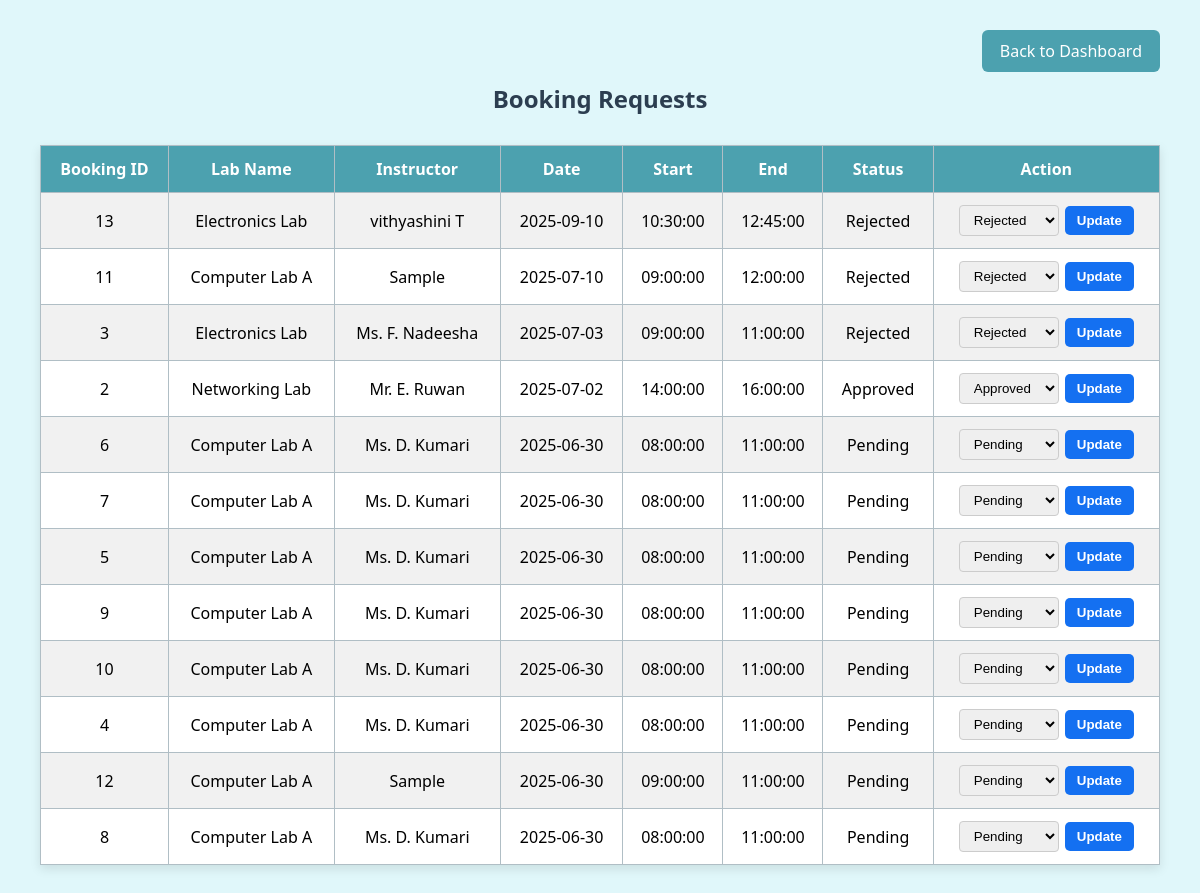
Screenshot of /booking_requests.php (signed in) with the database file from the repository.
### tables this page shows
CREATE TABLE `lab_booking` (
  `Booking_ID` int(11) NOT NULL,
  `Instruc_ID` varchar(10) DEFAULT NULL,
  `Lab_ID` varchar(10) DEFAULT NULL,
  `Usage_date` date DEFAULT NULL,
  `Start_time` time DEFAULT NULL,
  `End_time` time DEFAULT NULL,
  `Status` enum('Pending','Approved','Rejected') DEFAULT 'Pending',
  `notified` tinyint(1) DEFAULT 0
);

CREATE TABLE `laboratory` (
  `Lab_ID` varchar(10) NOT NULL,
  `Lab_name` varchar(50) DEFAULT NULL,
  `Capacity` int(11) DEFAULT NULL,
  `Availability` varchar(20) DEFAULT NULL,
  `TO_ID` varchar(10) DEFAULT NULL
);

CREATE TABLE `instructor` (
  `Instruc_ID` varchar(10) NOT NULL,
  `Instruc_name` varchar(50) DEFAULT NULL,
  `Instruc_Email` varchar(50) DEFAULT NULL,
  `Department` varchar(50) DEFAULT NULL,
  `TO_ID` varchar(10) DEFAULT NULL,
  `Lecturer_ID` varchar(10) DEFAULT NULL,
  `Subject_ID` varchar(10) DEFAULT NULL
);

### booking_requests.php (the view, shortened to what this page needs)
<?php
include 'db.php';
$sql = "
SELECT b.Booking_ID, b.Usage_date, b.Start_time, b.End_time, b.Status,
       i.Instruc_name, l.Lab_name
FROM lab_booking b
JOIN instructor i ON b.Instruc_ID = i.Instruc_ID
JOIN laboratory l ON b.Lab_ID = l.Lab_ID
ORDER BY b.Usage_date DESC
";
$bookings = $conn->query($sql);
?>
<!DOCTYPE html>
<html>
<head>
</head>
<body>
    <div class="top-actions">
        <a href="labto_dashboard.php">Back to Dashboard</a>
    </div>
    <h2>Booking Requests</h2>
    <table>
        <tr>
            <th>Booking ID</th>
            <th>Lab Name</th>
            <th>Instructor</th>
            <th>Date</th>
            <th>Start</th>
            <th>End</th>
            <th>Status</th>
            <th>Action</th>
        </tr>
        <?php while ($row = $bookings->fetch_assoc()): ?>
        <tr>
            <td><?= $row['Booking_ID'] ?></td>
            <td><?= htmlspecialchars($row['Lab_name']) ?></td>
            <td><?= htmlspecialchars($row['Instruc_name']) ?></td>
            <td><?= $row['Usage_date'] ?></td>
            <td><?= $row['Start_time'] ?></td>
            <td><?= $row['End_time'] ?></td>
            <td><?= $row['Status'] ?></td>
            <td>
                <form method="post">
                    <select name="status">
                        <option value="Pending" <?= $row['Status'] === 'Pending' ? 'selected' : '' ?>>Pending</option>
                        <option value="Approved" <?= $row['Status'] === 'Approved' ? 'selected' : '' ?>>Approved</option>
                        <option value="Rejected" <?= $row['Status'] === 'Rejected' ? 'selected' : '' ?>>Rejected</option>
                    </select>
                    <button type="submit">Update</button>
                </form>
            </td>
        </tr>
        <?php endwhile; ?>
    </table>
</body>
</html>

### booking_requests.php (style rules this page uses)
body { font-family: 'Segoe UI', sans-serif; background-color: #e0f7fa; padding: 40px; margin: 0; }
.top-actions { text-align: right; margin-bottom: 20px; }
.top-actions a { background-color: #4ca1af; color: white; padding: 10px 18px; text-decoration: none; border-radius: 6px; }
h2 { text-align: center; margin-bottom: 30px; color: #2c3e50; }
table { width: 100%; border-collapse: collapse; background-color: #ffffff; box-shadow: 0 4px 10px rgba(0,0,0,0.1); }
th, td { padding: 12px; border: 1px solid #b0bec5; text-align: center; }
th { background-color: #4ca1af; color: white; }
tr:nth-child(even) { background-color: #f1f1f1; }
form { display: flex; justify-content: center; align-items: center; }
select { padding: 6px 10px; border-radius: 4px; border: 1px solid #ccc; }
button { background-color: rgb(20, 112, 241); color: white; font-weight: bold; border: none; padding: 7px 12px; margin-left: 6px; border-radius: 5px; cursor: pointer; }

### rows the page displays
lab_booking: Booking_ID "13", Lab_ID.Lab_name "Electronics Lab", Instruc_ID.Instruc_name "vithyashini T", Usage_date "2025-09-10", Start_time "10:30:00", End_time "12:45:00", Status "Rejected", status "Rejected"
lab_booking: Booking_ID "11", Lab_ID.Lab_name "Computer Lab A", Instruc_ID.Instruc_name "Sample", Usage_date "2025-07-10", Start_time "09:00:00", End_time "12:00:00", Status "Rejected", status "Rejected"
lab_booking: Booking_ID "3", Lab_ID.Lab_name "Electronics Lab", Instruc_ID.Instruc_name "Ms. F. Nadeesha", Usage_date "2025-07-03", Start_time "09:00:00", End_time "11:00:00", Status "Rejected", status "Rejected"
lab_booking: Booking_ID "2", Lab_ID.Lab_name "Networking Lab", Instruc_ID.Instruc_name "Mr. E. Ruwan", Usage_date "2025-07-02", Start_time "14:00:00", End_time "16:00:00", Status "Approved", status "Approved"
lab_booking: Booking_ID "6", Lab_ID.Lab_name "Computer Lab A", Instruc_ID.Instruc_name "Ms. D. Kumari", Usage_date "2025-06-30", Start_time "08:00:00", End_time "11:00:00", Status "Pending", status "Pending"
lab_booking: Booking_ID "7", Lab_ID.Lab_name "Computer Lab A", Instruc_ID.Instruc_name "Ms. D. Kumari", Usage_date "2025-06-30", Start_time "08:00:00", End_time "11:00:00", Status "Pending", status "Pending"
lab_booking: Booking_ID "5", Lab_ID.Lab_name "Computer Lab A", Instruc_ID.Instruc_name "Ms. D. Kumari", Usage_date "2025-06-30", Start_time "08:00:00", End_time "11:00:00", Status "Pending", status "Pending"
lab_booking: Booking_ID "9", Lab_ID.Lab_name "Computer Lab A", Instruc_ID.Instruc_name "Ms. D. Kumari", Usage_date "2025-06-30", Start_time "08:00:00", End_time "11:00:00", Status "Pending", status "Pending"
lab_booking: Booking_ID "10", Lab_ID.Lab_name "Computer Lab A", Instruc_ID.Instruc_name "Ms. D. Kumari", Usage_date "2025-06-30", Start_time "08:00:00", End_time "11:00:00", Status "Pending", status "Pending"
lab_booking: Booking_ID "4", Lab_ID.Lab_name "Computer Lab A", Instruc_ID.Instruc_name "Ms. D. Kumari", Usage_date "2025-06-30", Start_time "08:00:00", End_time "11:00:00", Status "Pending", status "Pending"
lab_booking: Booking_ID "12", Lab_ID.Lab_name "Computer Lab A", Instruc_ID.Instruc_name "Sample", Usage_date "2025-06-30", Start_time "09:00:00", End_time "11:00:00", Status "Pending", status "Pending"
lab_booking: Booking_ID "8", Lab_ID.Lab_name "Computer Lab A", Instruc_ID.Instruc_name "Ms. D. Kumari", Usage_date "2025-06-30", Start_time "08:00:00", End_time "11:00:00", Status "Pending", status "Pending"
